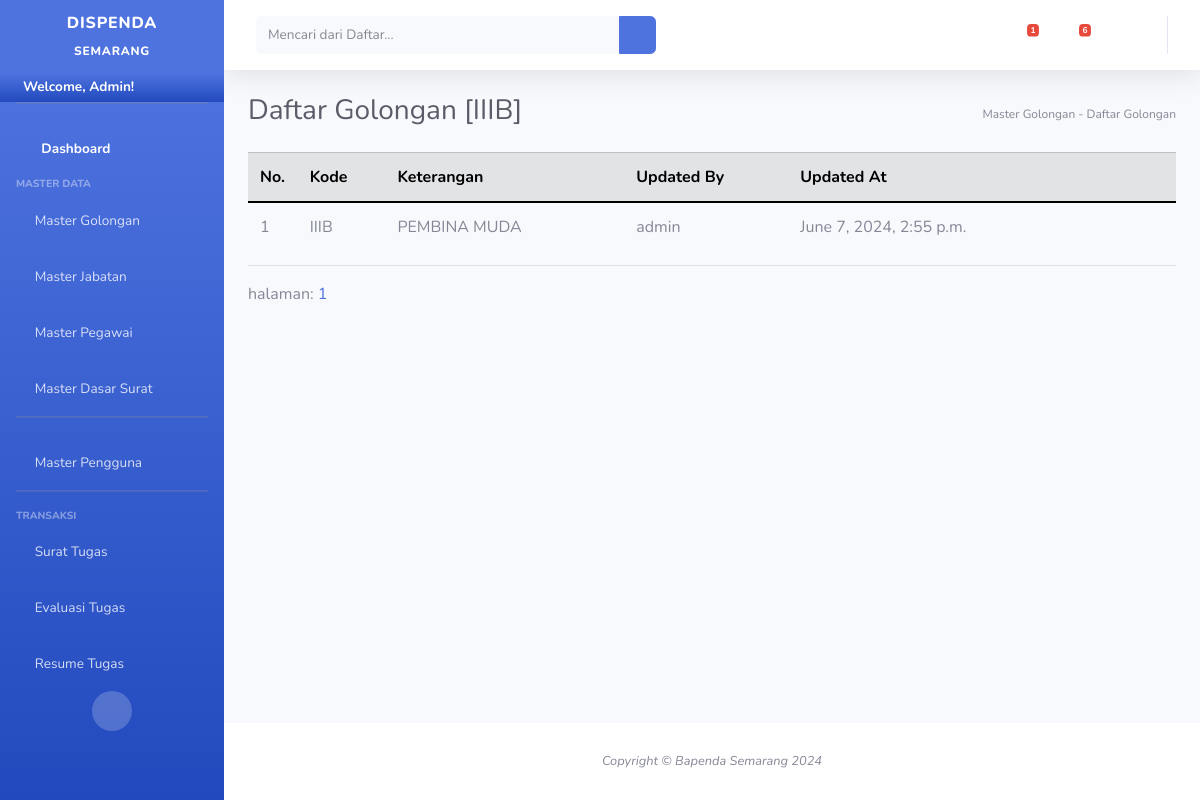
Before: /master/gol/dis/IIIB (signed in) with the older database file.
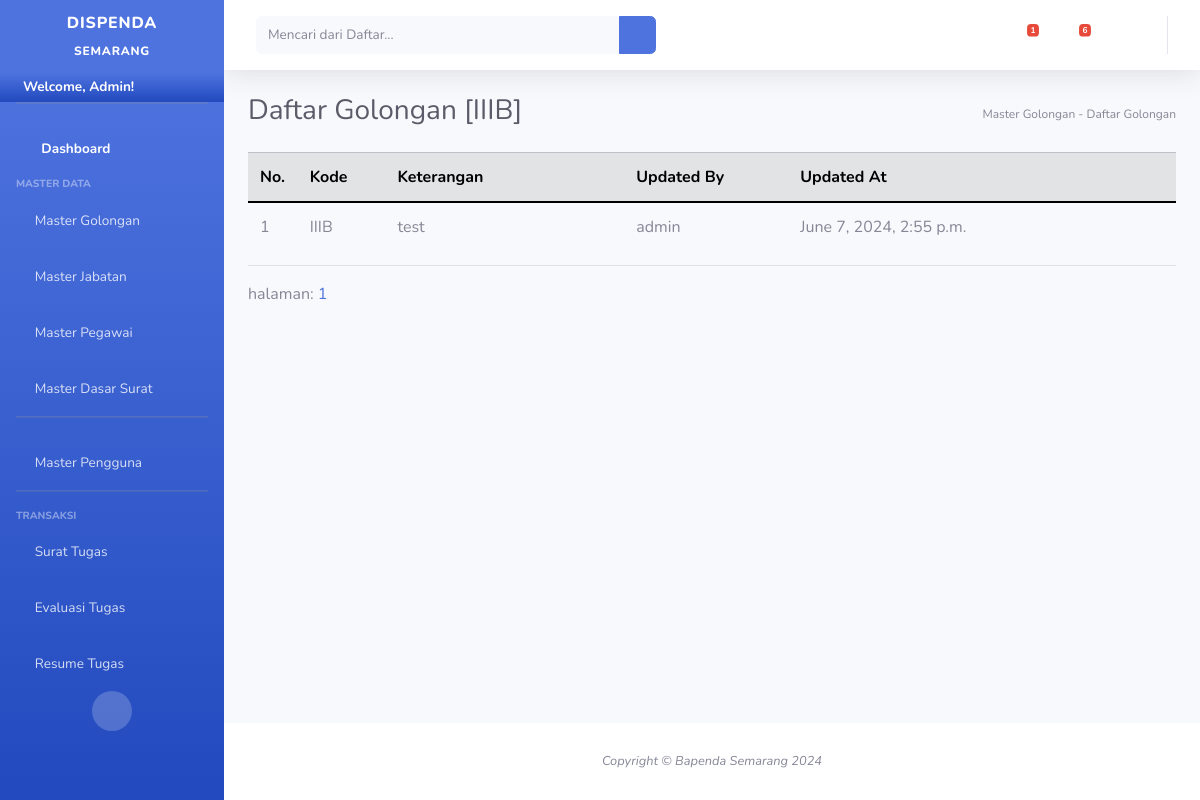
After: the same page with the newer database file.
### surat_tugas/models.py (models this page shows, shortened)
class MasterGolongan(models.Model):
    kode_golongan = models.CharField(max_length=10,primary_key=True,unique=True,blank=True,default="")
    keterangan = models.CharField(max_length=50)
    updatedAt = models.DateTimeField(auto_now_add=True,null=True)
    updatedBy = models.CharField(max_length=20,blank=True,null=True)
    is_update = models.BooleanField(default=False,blank=True,null=True)

### cms/views.py (the view)
# urls.py: path('master/gol/dis/<str:id>',displayGolonganID,name='displayGolonganID'),
def displayGolonganID(request,id):
	if(request.user.is_authenticated != True):
		return HttpResponseRedirect('/auth/')
	try:
		page=request.GET['page']
	except:
		page=1
	if page==None:
		page=1
	listGolongan = MasterGolongan.objects.all().filter(Q(kode_golongan__icontains=id) | Q(keterangan__icontains=id)).order_by('-updatedAt')
	p=Paginator(listGolongan,5)
	try:
		halaman = p.page(page)
	except:
		halaman = p.page(1)
	context={
		'lists':halaman,
		'paginator':p,
		'menuname':'Daftar Golongan  [' + str(id).upper() + "]",
		'pathway':'Master Golongan - Daftar Golongan',
		'username':request.user.username,
		'mywebsite': '/master/gol/dis/',
		'pending_surat':getPendingSurat(),
		'pending_lhe':getPendingLHE()
	}
	return render(request,'master/display_golongan.html',context)

### cms/views.py (called while the page is built)
def getPendingSurat():
	return TrxSuratTugas.objects.all().filter(submit=False)

def getPendingLHE():
	return headerLHE.objects.all().filter(submit=False)

### surat_tugas/models.py (called while the page is built)
    def __str__(self):
        return self.nomor_surat

### templates/master/display_golongan.html (shortened to what this page needs)
{% extends 'base.html'%}
{% load static %}
{% block contents%}
<div style="text-wrap: wrap; overflow-x: scroll;">
<table class="table  table-hover">
    <thead class="table-secondary">
        <th style="width:50px">No.</th>
        <th style="width:100px">Kode</th>
        <th style="width:300px">Keterangan</th>
        <th style="width:200px">Updated By</th>
        <th style="width:300px">Updated At</th>
        <th style="width:200px"></th>
    </thead>
    {% for list in lists%}
    <tr>
        <td>{{forloop.counter}}</td>
        <td>{{list.kode_golongan}}</td>
        <td>{{list.keterangan}}</td>
        <td>{{list.updatedBy}}</td>
        <td>{{list.updatedAt}}</td>
        <td>
            <a class="btn" data-toggle="modal" id="edit{{list.kode_golongan}}" data-bs-keterangan="{{list.keterangan}}" onclick="editGolongan('{{list.kode_golongan}}')"><i class="fa fa-user-edit"></i></a>
            <a class="btn" data-toggle="modal" id="del{{list.kode_golongan}}" data-bs-keterangan="{{list.keterangan}}" onclick="deleteGolongan('{{list.kode_golongan}}')"><i class="fa fa-trash"></i></a>
        </td>
    </tr>
    {% endfor%}
</table>
</div>
<div>
    halaman:
    {% for hal in paginator.page_range%}
        <a class="button" href="{% url 'displayGolongan'%}?page={{hal}}">{{hal}}</a>
    {% endfor %}
</div>
{% endblock%}

Changed rows visible on the page:
changed MasterGolongan "IIIB": keterangan "PEMBINA MUDA" → "test"
